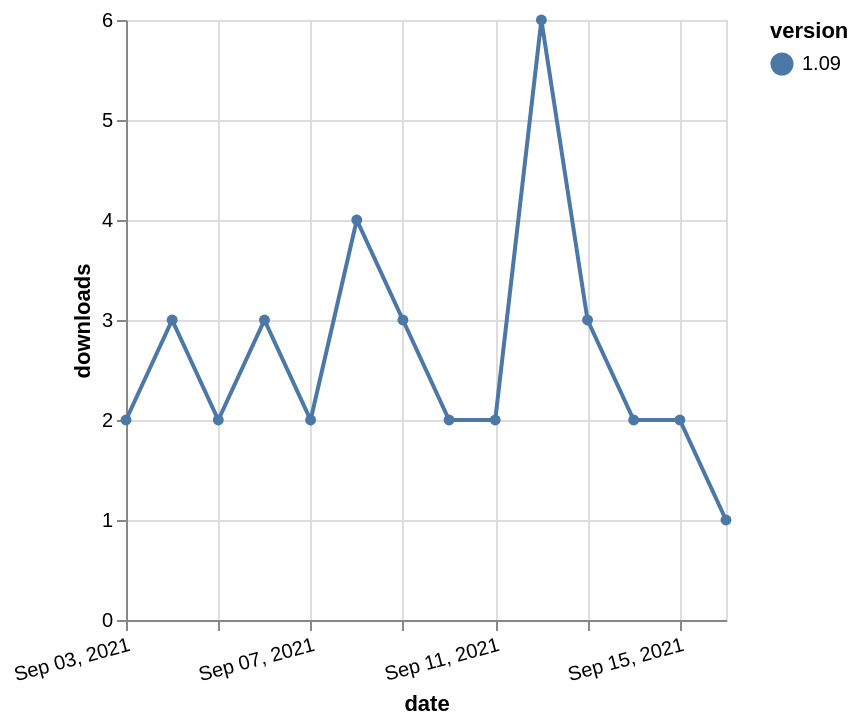

Express this chart as Vega-Lite.
### Vega-Lite specification from a JSON file in a GitHub repository (floating-point values rounded to 4 significant figures)
{"$schema": "https://vega.github.io/schema/vega-lite/v5.json", "description": "A simple bar chart with embedded data.", "data": {"values": [{"date": "2021-09-03", "total": 3187, "delta": 2, "version": "1.09"}, {"date": "2021-09-04", "total": 3190, "delta": 3, "version": "1.09"}, {"date": "2021-09-05", "total": 3192, "delta": 2, "version": "1.09"}, {"date": "2021-09-06", "total": 3195, "delta": 3, "version": "1.09"}, {"date": "2021-09-07", "total": 3197, "delta": 2, "version": "1.09"}, {"date": "2021-09-08", "total": 3201, "delta": 4, "version": "1.09"}, {"date": "2021-09-09", "total": 3204, "delta": 3, "version": "1.09"}, {"date": "2021-09-10", "total": 3206, "delta": 2, "version": "1.09"}, {"date": "2021-09-11", "total": 3208, "delta": 2, "version": "1.09"}, {"date": "2021-09-12", "total": 3214, "delta": 6, "version": "1.09"}, {"date": "2021-09-13", "total": 3217, "delta": 3, "version": "1.09"}, {"date": "2021-09-14", "total": 3219, "delta": 2, "version": "1.09"}, {"date": "2021-09-15", "total": 3221, "delta": 2, "version": "1.09"}, {"date": "2021-09-16", "total": 3222, "delta": 1, "version": "1.09"}]}, "width": "container", "mark": {"type": "line", "point": {"filled": true}}, "encoding": {"x": {"field": "date", "type": "temporal", "timeUnit": "yearmonthdate", "title": "date", "axis": {"labelAngle": -15}}, "y": {"field": "delta", "type": "quantitative", "title": "downloads"}, "color": {"field": "version", "type": "nominal"}, "tooltip": {"field": "delta"}}}
